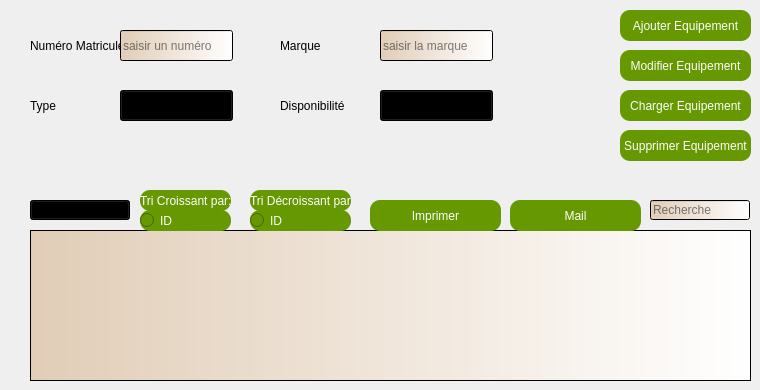
    <widget class="QWidget" name="tab_1">
     <attribute name="icon">
      <iconset>
       <normaloff>:/main1/img/equipement.png</normaloff>:/main1/img/equipement.png</iconset>
     </attribute>
     <attribute name="title">
      <string>Equipements</string>
     </attribute>
     <widget class="QLabel" name="label_1">
      <property name="geometry">
       <rect>
        <x>30</x>
        <y>30</y>
        <width>91</width>
        <height>31</height>
       </rect>
      </property>
      <property name="text">
       <string>Numéro Matricule</string>
      </property>
     </widget>
     <widget class="QLabel" name="label_2">
      <property name="geometry">
       <rect>
        <x>30</x>
        <y>90</y>
        <width>91</width>
        <height>31</height>
       </rect>
      </property>
      <property name="text">
       <string>Type</string>
      </property>
     </widget>
     <widget class="QLabel" name="label_3">
      <property name="geometry">
       <rect>
        <x>280</x>
        <y>30</y>
        <width>91</width>
        <height>31</height>
       </rect>
      </property>
      <property name="text">
       <string>Marque</string>
      </property>
     </widget>
     <widget class="QLineEdit" name="lineEdit_numserie">
      <property name="geometry">
       <rect>
        <x>120</x>
        <y>30</y>
        <width>113</width>
        <height>31</height>
       </rect>
      </property>
      <property name="styleSheet">
       <string notr="true">background-color: qlineargradient(spread:pad, x1:0, y1:0, x2:1, y2:0, stop:0 rgba(225, 205, 183, 255), stop:1 rgba(255, 255, 255, 255));</string>
      </property>
      <property name="placeholderText">
       <string>saisir un numéro</string>
      </property>
     </widget>
     <widget class="QLineEdit" name="lineEdit_marque">
      <property name="geometry">
       <rect>
        <x>380</x>
        <y>30</y>
        <width>113</width>
        <height>31</height>
       </rect>
      </property>
      <property name="styleSheet">
       <string notr="true">background-color: qlineargradient(spread:pad, x1:0, y1:0, x2:1, y2:0, stop:0 rgba(225, 205, 183, 255), stop:1 rgba(255, 255, 255, 255));</string>
      </property>
      <property name="placeholderText">
       <string>saisir la marque</string>
      </property>
     </widget>
     <widget class="QPushButton" name="pb_ajouter_equipement">
      <property name="geometry">
       <rect>
        <x>620</x>
        <y>10</y>
        <width>131</width>
        <height>31</height>
       </rect>
      </property>
      <property name="cursor">
       <cursorShape>PointingHandCursor</cursorShape>
      </property>
      <property name="styleSheet">
       <string notr="true">border-radius: 10px;
background-color: rgb(102, 152, 1);
color: rgb(255, 255, 255);</string>
      </property>
      <property name="text">
       <string>Ajouter Equipement</string>
      </property>
     </widget>
     <widget class="QLabel" name="label_4">
      <property name="geometry">
       <rect>
        <x>280</x>
        <y>80</y>
        <width>91</width>
        <height>51</height>
       </rect>
      </property>
      <property name="text">
       <string>Disponibilité</string>
      </property>
     </widget>
     <widget class="QTableView" name="tabequipement">
      <property name="geometry">
       <rect>
        <x>30</x>
        <y>230</y>
        <width>721</width>
        <height>151</height>
       </rect>
      </property>
      <property name="styleSheet">
       <string notr="true">background-color: qlineargradient(spread:pad, x1:0, y1:0, x2:1, y2:0, stop:0 rgba(225, 205, 183, 255), stop:1 rgba(255, 255, 255, 255));</string>
      </property>
     </widget>
     <widget class="QPushButton" name="pb_supprimer_equipement">
      <property name="geometry">
       <rect>
        <x>620</x>
        <y>130</y>
        <width>131</width>
        <height>31</height>
       </rect>
      </property>
      <property name="cursor">
       <cursorShape>PointingHandCursor</cursorShape>
      </property>
      <property name="styleSheet">
       <string notr="true">border-radius: 10px;
background-color: rgb(102, 152, 1);
color: rgb(255, 255, 255);</string>
      </property>
      <property name="text">
       <string>Supprimer Equipement</string>
      </property>
     </widget>
     <widget class="QComboBox" name="comboBox">
      <property name="geometry">
       <rect>
        <x>380</x>
        <y>90</y>
        <width>113</width>
        <height>31</height>
       </rect>
      </property>
      <property name="cursor">
       <cursorShape>PointingHandCursor</cursorShape>
      </property>
      <property name="styleSheet">
       <string notr="true">background-color: qlineargradient(spread:pad, x1:0, y1:0, x2:1, y2:0, stop:0 rgba(225, 205, 183, 255), stop:1 rgba(255, 255, 255, 255));</string>
      </property>
      <item>
       <property name="text">
        <string>Disponible</string>
       </property>
      </item>
      <item>
       <property name="text">
        <string>non</string>
       </property>
      </item>
     </widget>
     <widget class="QPushButton" name="pb_modifier_equipement">
      <property name="geometry">
       <rect>
        <x>620</x>
        <y>50</y>
        <width>131</width>
        <height>31</height>
       </rect>
      </property>
      <property name="cursor">
       <cursorShape>PointingHandCursor</cursorShape>
      </property>
      <property name="styleSheet">
       <string notr="true">border-radius: 10px;
background-color: rgb(102, 152, 1);
color: rgb(255, 255, 255);</string>
      </property>
      <property name="text">
       <string>Modifier Equipement</string>
      </property>
     </widget>
     <widget class="QComboBox" name="comboBox_2">
      <property name="geometry">
       <rect>
        <x>120</x>
        <y>90</y>
        <width>113</width>
        <height>31</height>
       </rect>
      </property>
      <property name="cursor">
       <cursorShape>PointingHandCursor</cursorShape>
      </property>
      <property name="styleSheet">
       <string notr="true">background-color: qlineargradient(spread:pad, x1:0, y1:0, x2:1, y2:0, stop:0 rgba(225, 205, 183, 255), stop:1 rgba(255, 255, 255, 255));</string>
      </property>
      <item>
       <property name="text">
        <string>Transport</string>
       </property>
      </item>
      <item>
       <property name="text">
        <string>Agriculture</string>
       </property>
      </item>
     </widget>
     <widget class="QComboBox" name="comboBox_3">
      <property name="geometry">
       <rect>
        <x>30</x>
        <y>200</y>
        <width>100</width>
        <height>20</height>
       </rect>
      </property>
      <property name="cursor">
       <cursorShape>PointingHandCursor</cursorShape>
      </property>
      <property name="styleSheet">
       <string notr="true">background-color: qlineargradient(spread:pad, x1:0, y1:0, x2:1, y2:0, stop:0 rgba(225, 205, 183, 255), stop:1 rgba(255, 255, 255, 255));</string>
      </property>
     </widget>
     <widget class="QPushButton" name="pb_charger_equipement">
      <property name="geometry">
       <rect>
        <x>620</x>
        <y>90</y>
        <width>131</width>
        <height>31</height>
       </rect>
      </property>
      <property name="cursor">
       <cursorShape>PointingHandCursor</cursorShape>
      </property>
      <property name="styleSheet">
       <string notr="true">border-radius: 10px;
background-color: rgb(102, 152, 1);
color: rgb(255, 255, 255);</string>
      </property>
      <property name="text">
       <string>Charger Equipement</string>
      </property>
     </widget>
     <widget class="QLineEdit" name="lineEdit">
      <property name="geometry">
       <rect>
        <x>650</x>
        <y>200</y>
        <width>100</width>
        <height>20</height>
       </rect>
      </property>
      <property name="styleSheet">
       <string notr="true">background-color: qlineargradient(spread:pad, x1:0, y1:0, x2:1, y2:0, stop:0 rgba(225, 205, 183, 255), stop:1 rgba(255, 255, 255, 255));</string>
      </property>
      <property name="text">
       <string/>
      </property>
      <property name="placeholderText">
       <string>Recherche</string>
      </property>
     </widget>
     <widget class="QPushButton" name="maile">
      <property name="geometry">
       <rect>
        <x>510</x>
        <y>200</y>
        <width>131</width>
        <height>31</height>
       </rect>
      </property>
      <property name="cursor">
       <cursorShape>PointingHandCursor</cursorShape>
      </property>
      <property name="styleSheet">
       <string notr="true">border-radius: 10px;
background-color: rgb(102, 152, 1);
color: rgb(255, 255, 255);</string>
      </property>
      <property name="text">
       <string>Mail</string>
      </property>
     </widget>
     <widget class="QPushButton" name="printe">
      <property name="geometry">
       <rect>
        <x>370</x>
        <y>200</y>
        <width>131</width>
        <height>31</height>
       </rect>
      </property>
      <property name="cursor">
       <cursorShape>PointingHandCursor</cursorShape>
      </property>
      <property name="styleSheet">
       <string notr="true">border-radius: 10px;
background-color: rgb(102, 152, 1);
color: rgb(255, 255, 255);</string>
      </property>
      <property name="text">
       <string>Imprimer</string>
      </property>
     </widget>
     <widget class="QLabel" name="label_pic2">
      <property name="geometry">
       <rect>
        <x>500</x>
        <y>30</y>
        <width>81</width>
        <height>91</height>
       </rect>
      </property>
      <property name="text">
       <string/>
      </property>
     </widget>
     <widget class="QRadioButton" name="radioButton">
      <property name="geometry">
       <rect>
        <x>140</x>
        <y>210</y>
        <width>91</width>
        <height>21</height>
       </rect>
      </property>
      <property name="cursor">
       <cursorShape>PointingHandCursor</cursorShape>
      </property>
      <property name="styleSheet">
       <string notr="true">border-radius: 10px;
background-color: rgb(102, 152, 1);
color: rgb(255, 255, 255);</string>
      </property>
      <property name="text">
       <string>ID</string>
      </property>
     </widget>
     <widget class="QRadioButton" name="radioButton_8">
      <property name="geometry">
       <rect>
        <x>250</x>
        <y>210</y>
        <width>101</width>
        <height>21</height>
       </rect>
      </property>
      <property name="cursor">
       <cursorShape>PointingHandCursor</cursorShape>
      </property>
      <property name="styleSheet">
       <string notr="true">border-radius: 10px;
background-color: rgb(102, 152, 1);
color: rgb(255, 255, 255);</string>
      </property>
      <property name="text">
       <string>ID</string>
      </property>
     </widget>
     <widget class="QLabel" name="label_10">
      <property name="geometry">
       <rect>
        <x>140</x>
        <y>190</y>
        <width>91</width>
        <height>21</height>
       </rect>
      </property>
      <property name="styleSheet">
       <string notr="true">border-radius: 10px;
background-color: rgb(102, 152, 1);
color: rgb(255, 255, 255);</string>
      </property>
      <property name="text">
       <string>Tri Croissant par:</string>
      </property>
     </widget>
     <widget class="QLabel" name="label_11">
      <property name="geometry">
       <rect>
        <x>250</x>
        <y>190</y>
        <width>101</width>
        <height>21</height>
       </rect>
      </property>
      <property name="styleSheet">
       <string notr="true">border-radius: 10px;
background-color: rgb(102, 152, 1);
color: rgb(255, 255, 255);</string>
      </property>
      <property name="text">
       <string>Tri Décroissant par:</string>
      </property>
     </widget>
    </widget>
